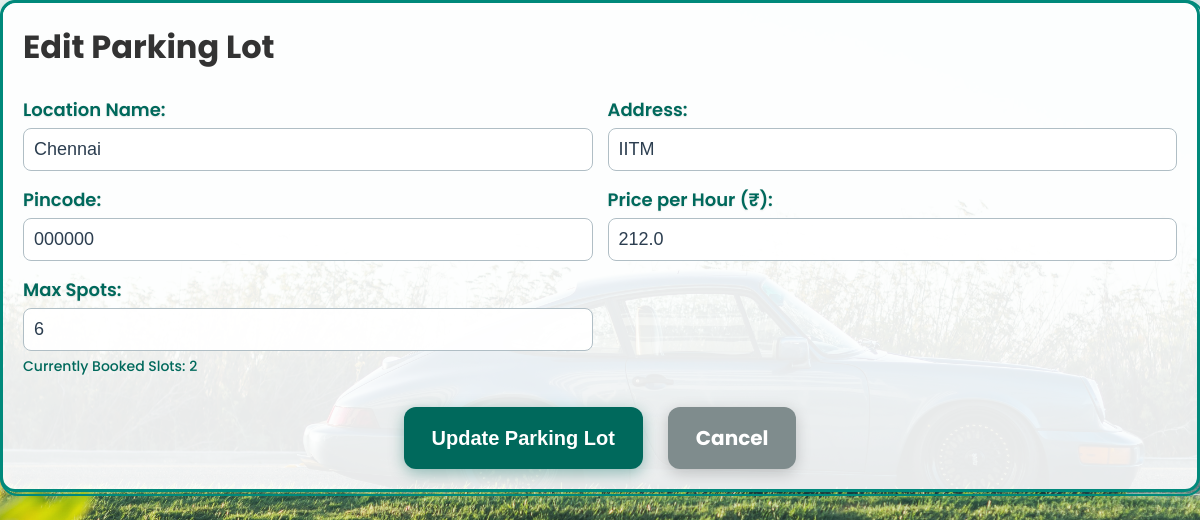
The page /admin/parking/edit/3 on the database its author committed.
### tables this page shows
CREATE TABLE parking_lots (
            id INTEGER PRIMARY KEY AUTOINCREMENT,
            location_name TEXT NOT NULL,
            address TEXT NOT NULL,
            pincode TEXT NOT NULL,
            price_per_hour REAL NOT NULL,
            max_spots INTEGER NOT NULL
        );

### app.py (the view, shortened to what this page needs)
@app.route('/admin/parking/edit/<int:lot_id>', methods=['GET', 'POST'])
def edit_parking_lot(lot_id):
    conn = get_db()
    c = conn.cursor()
    c.execute('SELECT * FROM parking_lots WHERE id = ?', (lot_id,))
    lot = c.fetchone()
    c.execute('SELECT COUNT(*) FROM parking_slots WHERE parking_lot_id = ? AND status = "booked"', (lot_id,))
    booked_slots_count = c.fetchone()[0]
    return render_template('edit-lot.html', lot=lot, booked_slots_count=booked_slots_count)

### app.py (called while the page is built)
def get_db():
    if 'db' not in g:
        logger.info("Opening database connection for request")
        g.db = database.get_db_connection()
    return g.db

### database.py (called while the page is built)
def get_db_connection():
    conn = sqlite3.connect('parking_app.db')
    conn.row_factory = sqlite3.Row
    return conn

### templates/edit-lot.html (shortened to what this page needs)
<!DOCTYPE html>
<html lang="en">
<head>
  <link href="{{ url_for('static', filename='css/edit-lot.css') }}" rel="stylesheet">
</head>
<body>
  <div class="container">
    <h1>Edit Parking Lot</h1>
    <br>
    <form action="{{ url_for('edit_parking_lot', lot_id=lot['id']) }}" method="POST">
      <div class="form-group">
        <label>Location Name:</label>
        <input type="text" name="location_name" value="{{ lot['location_name'] }}" required>
      </div>
      <div class="form-group">
        <label>Address:</label>
        <input type="text" name="address" value="{{ lot['address'] }}" required>
      </div>
      <div class="form-group">
        <label>Pincode:</label>
        <input type="text" name="pincode" value="{{ lot['pincode'] }}" required>
      </div>
      <div class="form-group">
        <label>Price per Hour (₹):</label>
        <input type="number" step="0.1" name="price_per_hour" value="{{ lot['price_per_hour'] }}" required>
      </div>
      <div class="form-group">
        <label>Max Spots:</label>
        <input type="number" name="max_spots" value="{{ lot['max_spots'] }}" required>
        <small>Currently Booked Slots: {{ booked_slots_count }}</small>
      </div>
      <div class="form-actions">
        <button type="submit">Update Parking Lot</button>
        <a href="{{ url_for('admin_dashboard') }}" class="cancel-link">Cancel</a>
      </div>
    </form>
  </div>
</body>
</html>

### static/css/edit-lot.css (style rules this page uses)
* { box-sizing: border-box; margin: 0; padding: 0; }
body { font-family: 'Poppins', sans-serif; background: url("/static/proj_10.jpg") no-repeat center center fixed; background-size: cover; display: flex; flex-direction: column; height: 100vh; color: #333; overflow: hidden; position: relative; }
body::before { content: ''; position: absolute; top: 0; left: 0; width: 100%; height: 100%; background: rgba(0, 105, 92, 0.08); z-index: 1; }
.container { background-color: rgba(255, 255, 255, 0.9); border: 3px solid #00897b; border-radius: 15px; padding: 20px; width: 100%; box-shadow: 0 4px 15px rgba(0, 137, 123, 0.3); animation: fadeInUp 0.4s ease-in-out; position: relative; z-index: 3; }
.container::before { content: ''; position: absolute; top: -3px; left: -3px; width: calc(100% + 6px); height: calc(100% + 6px); border-radius: 18px; border: 2px solid #00897b; animation: pulseBorder 1.5s infinite; pointer-events: none; z-index: -1; }
.container form { display: grid; grid-template-columns: 1fr 1fr; gap: 15px; }
.form-group { display: flex; flex-direction: column; position: relative; z-index: 4; }
.form-group label { font-size: 18px; font-weight: 600; color: #00695c; margin-bottom: 5px; text-shadow: 0 1px 2px rgba(0, 0, 0, 0.1); }
.form-group input { font-size: 18px; padding: 10px; border: 1px solid #b0bec5; border-radius: 8px; background-color: rgba(255, 255, 255, 0.95); color: #2c3e50; outline: none; transition: border-color 0.3s ease, box-shadow 0.3s ease, transform 0.2s ease; z-index: 4; pointer-events: auto; }
.form-group small { font-size: 14px; color: #00695c; margin-top: 5px; font-weight: 500; z-index: 4; }
.form-actions { grid-column: 1 / 3; display: flex; gap: 25px; justify-content: center; margin-top: 15px; z-index: 4; }
.form-actions button[type="submit"] { background-color: #00695c; color: white; padding: 16px 28px; border: none; border-radius: 12px; font-size: 20px; font-weight: 700; cursor: pointer; transition: all 0.3s ease; box-shadow: 0 4px 15px rgba(0, 105, 92, 0.4); position: relative; overflow: hidden; z-index: 4; pointer-events: auto; }
.form-actions button[type="submit"]::after { content: ''; position: absolute; top: 50%; left: 50%; width: 0; height: 0; background: rgba(255, 255, 255, 0.2); border-radius: 50%; transform: translate(-50%, -50%); transition: width 0.4s ease, height 0.4s ease; }
.form-actions .cancel-link { display: inline-block; background-color: #7f8c8d; color: white; padding: 16px 28px; border-radius: 12px; font-size: 20px; font-weight: 700; text-decoration: none; text-align: center; transition: all 0.3s ease; box-shadow: 0 4px 15px rgba(0, 0, 0, 0.2); z-index: 4; pointer-events: auto; }

### rows shown on the page
parking_lots: location_name "Chennai", address "IITM", pincode "000000", price_per_hour "212.0", max_spots "6"

### other values the page prints
{{ booked_slots_count }} "2"
